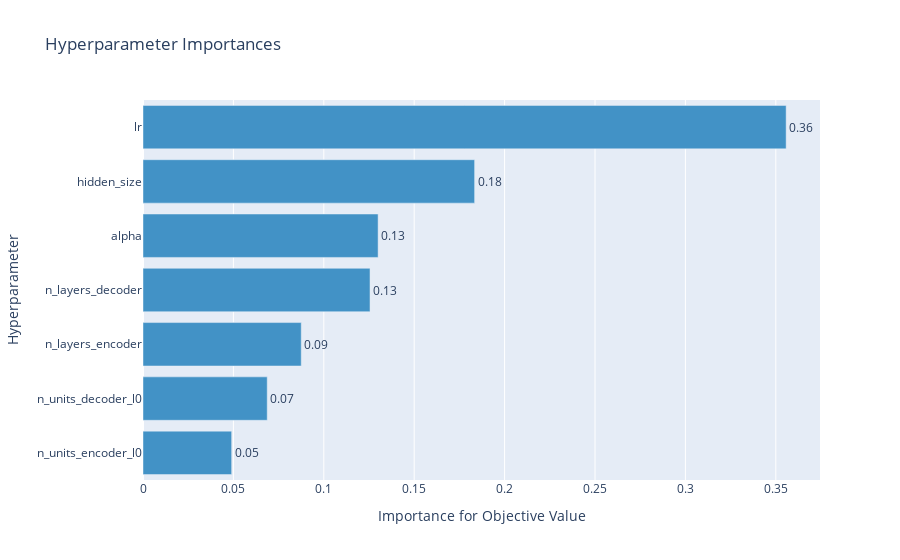

Source (notebook cell):
### Markdown cell above
### Optuna Graphs

### Code cell
optuna.visualization.plot_param_importances(study)

### Figure 1 — Plotly figure (JSON) as saved in the notebook; plotly's stock layout.template omitted (floating-point values rounded to 4 significant figures)
{"data": [{"cliponaxis": false, "hovertemplate": ["n_units_encoder_l0 (IntUniformDistribution): 0.04903716344438436<extra></extra>", "n_units_decoder_l0 (IntUniformDistribution): 0.06870594033626128<extra></extra>", "n_layers_encoder (IntUniformDistribution): 0.08752069606944118<extra></extra>", "n_layers_decoder (IntUniformDistribution): 0.12556249657631732<extra></extra>", "alpha (IntUniformDistribution): 0.13003518611176712<extra></extra>", "hidden_size (IntUniformDistribution): 0.18341532434208843<extra></extra>", "lr (LogUniformDistribution): 0.3557231931197402<extra></extra>"], "marker": {"color": "rgb(66,146,198)"}, "orientation": "h", "text": ["0.04903716344438436", "0.06870594033626128", "0.08752069606944118", "0.12556249657631732", "0.13003518611176712", "0.18341532434208843", "0.3557231931197402"], "textposition": "outside", "texttemplate": "%{text:.2f}", "type": "bar", "x": [0.04904, 0.06871, 0.08752, 0.1256, 0.13, 0.1834, 0.3557], "y": ["n_units_encoder_l0", "n_units_decoder_l0", "n_layers_encoder", "n_layers_decoder", "alpha", "hidden_size", "lr"]}], "layout": {"showlegend": false, "title": {"text": "Hyperparameter Importances"}, "xaxis": {"title": {"text": "Importance for Objective Value"}}, "yaxis": {"title": {"text": "Hyperparameter"}}}}
